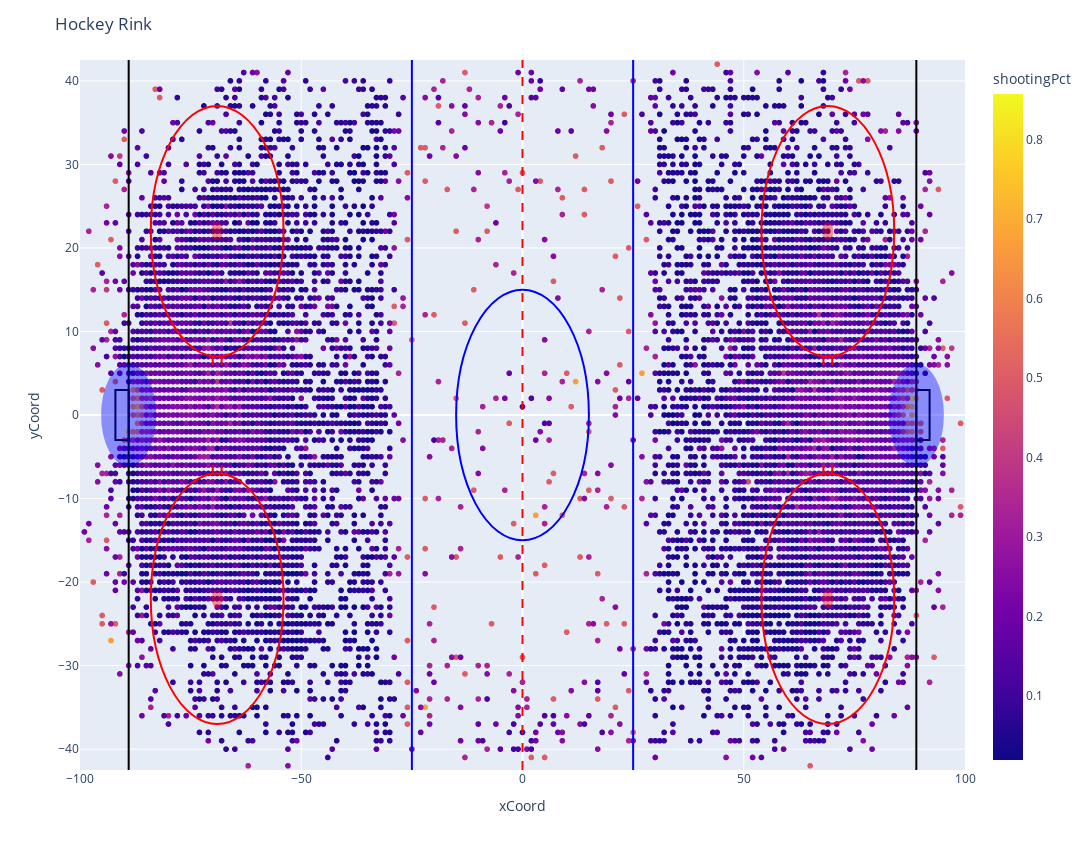

Source (notebook cell):
### Code cell
# remove areas with no goals
shot_coords = shot_coords[shot_coords['num_goals'] > 0]
# plot the rink
rink = Rink(shot_coords, 'shootingPct')
rink.plot()

### Figure 1 — Plotly figure (JSON) as saved in the notebook; plotly's stock layout.template omitted (floating-point values rounded to 4 significant figures; data arrays with more than 128 entries replaced by an {"elided": "..."} marker saying what was removed)
{"data": [{"hovertemplate": "xCoord=%{x}<br>yCoord=%{y}<br>shootingPct=%{marker.color}<extra></extra>", "legendgroup": "", "marker": {"color": {"elided": "6361 float values"}, "coloraxis": "coloraxis", "symbol": "circle"}, "mode": "markers", "name": "", "showlegend": false, "type": "scattergl", "x": {"elided": "6361 int values"}, "xaxis": "x", "y": {"elided": "6361 int values"}, "yaxis": "y"}], "layout": {"coloraxis": {"colorbar": {"title": {"text": "shootingPct"}}, "colorscale": [[0, "#0d0887"], [0.1111, "#46039f"], [0.2222, "#7201a8"], [0.3333, "#9c179e"], [0.4444, "#bd3786"], [0.5556, "#d8576b"], [0.6667, "#ed7953"], [0.7778, "#fb9f3a"], [0.8889, "#fdca26"], [1, "#f0f921"]]}, "height": 850, "legend": {"tracegroupgap": 0}, "margin": {"t": 60}, "shapes": [{"line": {"color": "blue", "width": 2}, "type": "line", "x0": 25, "x1": 25, "y0": -42.5, "y1": 42.5}, {"line": {"color": "blue", "width": 2}, "type": "line", "x0": -25, "x1": -25, "y0": -42.5, "y1": 42.5}, {"line": {"color": "red", "dash": "dash", "width": 2}, "type": "line", "x0": 0, "x1": 0, "y0": -42.5, "y1": 42.5}, {"line": {"color": "blue", "width": 2}, "type": "circle", "x0": -15, "x1": 15, "y0": -15, "y1": 15}, {"line": {"color": "black", "width": 2}, "type": "line", "x0": 89, "x1": 89, "y0": -42.5, "y1": 42.5}, {"line": {"color": "black", "width": 2}, "type": "line", "x0": -89, "x1": -89, "y0": -42.5, "y1": 42.5}, {"line": {"color": "black", "width": 2}, "type": "rect", "x0": -92, "x1": -89, "y0": 3, "y1": -3}, {"line": {"color": "black", "width": 2}, "type": "rect", "x0": 89, "x1": 92, "y0": 3, "y1": -3}, {"fillcolor": "blue", "line": {"color": "blue", "width": 2}, "opacity": 0.4, "type": "circle", "x0": 83, "x1": 95, "y0": -6, "y1": 6}, {"fillcolor": "blue", "line": {"color": "blue", "width": 2}, "opacity": 0.4, "type": "circle", "x0": -95, "x1": -83, "y0": -6, "y1": 6}, {"fillcolor": "red", "line": {"color": "red", "width": 2}, "opacity": 0.4, "type": "circle", "x0": 68, "x1": 70, "y0": 21, "y1": 23}, {"line": {"color": "red", "width": 2}, "type": "circle", "x0": 54, "x1": 84, "y0": 7, "y1": 37}, {"line": {"color": "red", "width": 2}, "type": "line", "x0": 70, "x1": 70, "y0": 7, "y1": 6}, {"line": {"color": "red", "width": 2}, "type": "line", "x0": 68, "x1": 68, "y0": 7, "y1": 6}, {"fillcolor": "red", "line": {"color": "red", "width": 2}, "opacity": 0.4, "type": "circle", "x0": -70, "x1": -68, "y0": 21, "y1": 23}, {"line": {"color": "red", "width": 2}, "type": "circle", "x0": -84, "x1": -54, "y0": 7, "y1": 37}, {"line": {"color": "red", "width": 2}, "type": "line", "x0": -68, "x1": -68, "y0": 7, "y1": 6}, {"line": {"color": "red", "width": 2}, "type": "line", "x0": -70, "x1": -70, "y0": 7, "y1": 6}, {"fillcolor": "red", "line": {"color": "red", "width": 2}, "opacity": 0.4, "type": "circle", "x0": 68, "x1": 70, "y0": -23, "y1": -21}, {"line": {"color": "red", "width": 2}, "type": "circle", "x0": 54, "x1": 84, "y0": -37, "y1": -7}, {"line": {"color": "red", "width": 2}, "type": "line", "x0": 70, "x1": 70, "y0": -7, "y1": -6}, {"line": {"color": "red", "width": 2}, "type": "line", "x0": 68, "x1": 68, "y0": -7, "y1": -6}, {"fillcolor": "red", "line": {"color": "red", "width": 2}, "opacity": 0.4, "type": "circle", "x0": -70, "x1": -68, "y0": -23, "y1": -21}, {"line": {"color": "red", "width": 2}, "type": "circle", "x0": -84, "x1": -54, "y0": -37, "y1": -7}, {"line": {"color": "red", "width": 2}, "type": "line", "x0": -68, "x1": -68, "y0": -7, "y1": -6}, {"line": {"color": "red", "width": 2}, "type": "line", "x0": -70, "x1": -70, "y0": -7, "y1": -6}], "title": {"text": "Hockey Rink"}, "width": 2000, "xaxis": {"anchor": "y", "domain": [0, 1], "range": [-100, 100], "title": {"text": "xCoord"}}, "yaxis": {"anchor": "x", "domain": [0, 1], "range": [-42.5, 42.5], "title": {"text": "yCoord"}}}}
